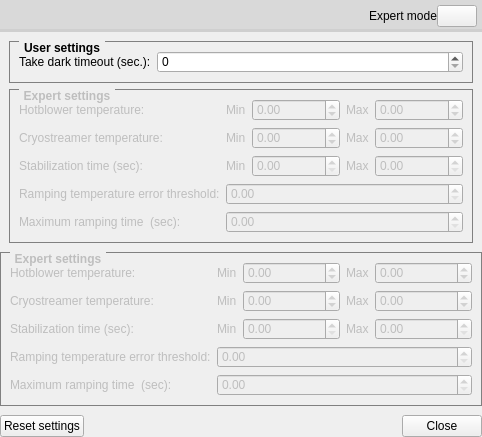
<?xml version="1.0" encoding="UTF-8"?>
<ui version="4.0">
 <class>Dialog</class>
 <widget class="QDialog" name="Dialog">
  <property name="geometry">
   <rect>
    <x>0</x>
    <y>0</y>
    <width>561</width>
    <height>475</height>
   </rect>
  </property>
  <property name="windowTitle">
   <string>Settings</string>
  </property>
  <layout class="QGridLayout" name="gridLayout">
   <property name="sizeConstraint">
    <enum>QLayout::SetFixedSize</enum>
   </property>
   <property name="margin">
    <number>0</number>
   </property>
   <property name="spacing">
    <number>0</number>
   </property>
   <item row="0" column="0">
    <widget class="QWidget" name="expert_mode_panel" native="true">
     <property name="styleSheet">
      <string notr="true">#expert_mode_panel {
	background:#d9d9d9;
    border-bottom: 3px solid #cfcfcf;
}</string>
     </property>
     <layout class="QGridLayout" name="gridLayout_9">
      <property name="horizontalSpacing">
       <number>0</number>
      </property>
      <property name="verticalSpacing">
       <number>5</number>
      </property>
      <property name="margin">
       <number>5</number>
      </property>
      <item row="0" column="2">
       <widget class="QPushButton" name="button_expert_mode">
        <property name="cursor">
         <cursorShape>PointingHandCursor</cursorShape>
        </property>
        <property name="focusPolicy">
         <enum>Qt::NoFocus</enum>
        </property>
        <property name="text">
         <string/>
        </property>
        <property name="icon">
         <iconset resource="macro_resources.qrc">
          <normaloff>:/Icons/icons/expert_mode.png</normaloff>:/Icons/icons/expert_mode.png</iconset>
        </property>
        <property name="checkable">
         <bool>true</bool>
        </property>
        <property name="checked">
         <bool>false</bool>
        </property>
       </widget>
      </item>
      <item row="0" column="1">
       <widget class="QLabel" name="label_3">
        <property name="text">
         <string>Expert mode</string>
        </property>
       </widget>
      </item>
      <item row="0" column="0">
       <spacer name="horizontalSpacer_3">
        <property name="orientation">
         <enum>Qt::Horizontal</enum>
        </property>
        <property name="sizeHint" stdset="0">
         <size>
          <width>40</width>
          <height>20</height>
         </size>
        </property>
       </spacer>
      </item>
     </layout>
    </widget>
   </item>
   <item row="1" column="0">
    <widget class="QStackedWidget" name="stackedWidget">
     <property name="sizePolicy">
      <sizepolicy hsizetype="Preferred" vsizetype="Preferred">
       <horstretch>0</horstretch>
       <verstretch>0</verstretch>
      </sizepolicy>
     </property>
     <property name="minimumSize">
      <size>
       <width>0</width>
       <height>60</height>
      </size>
     </property>
     <property name="currentIndex">
      <number>0</number>
     </property>
     <widget class="QWidget" name="page">
      <layout class="QGridLayout" name="gridLayout_2">
       <item row="0" column="0" colspan="2">
        <widget class="QGroupBox" name="groupBox">
         <property name="styleSheet">
          <string notr="true">QGroupBox {
    border: 1px solid gray;
    margin-top: 0.5em;
 font-weight:bold
}

QGroupBox::title {
    subcontrol-origin: margin;
    left: 10px;
    padding: 0 3px 0 3px;
 font-weight:bold
   
}</string>
         </property>
         <property name="title">
          <string>User settings</string>
         </property>
         <layout class="QFormLayout" name="formLayout">
          <property name="fieldGrowthPolicy">
           <enum>QFormLayout::AllNonFixedFieldsGrow</enum>
          </property>
          <item row="0" column="0">
           <widget class="QLabel" name="label">
            <property name="text">
             <string>Take dark timeout (sec.):</string>
            </property>
           </widget>
          </item>
          <item row="0" column="1">
           <widget class="QSpinBox" name="option_dark_timeout">
            <property name="minimum">
             <number>0</number>
            </property>
            <property name="maximum">
             <number>999999</number>
            </property>
           </widget>
          </item>
         </layout>
        </widget>
       </item>
       <item row="1" column="0" colspan="2">
        <widget class="QGroupBox" name="expert_settings">
         <property name="enabled">
          <bool>false</bool>
         </property>
         <property name="styleSheet">
          <string notr="true">QGroupBox {
    border: 1px solid gray;
    margin-top: 0.5em;
 font-weight:bold
}

QGroupBox::title {
    subcontrol-origin: margin;
    left: 10px;
    padding: 0 3px 0 3px;
 font-weight:bold
   
}</string>
         </property>
         <property name="title">
          <string>Expert settings</string>
         </property>
         <layout class="QFormLayout" name="formLayout_2">
          <property name="fieldGrowthPolicy">
           <enum>QFormLayout::AllNonFixedFieldsGrow</enum>
          </property>
          <item row="0" column="0">
           <widget class="QLabel" name="hotblower_label">
            <property name="text">
             <string>Hotblower temperature:</string>
            </property>
           </widget>
          </item>
          <item row="0" column="1">
           <widget class="QWidget" name="hotblower_settings" native="true">
            <layout class="QHBoxLayout" name="layout_5">
             <property name="margin">
              <number>0</number>
             </property>
             <item>
              <widget class="QLabel" name="label_15">
               <property name="sizePolicy">
                <sizepolicy hsizetype="Fixed" vsizetype="Preferred">
                 <horstretch>0</horstretch>
                 <verstretch>0</verstretch>
                </sizepolicy>
               </property>
               <property name="text">
                <string>Min</string>
               </property>
              </widget>
             </item>
             <item>
              <widget class="QDoubleSpinBox" name="hotblower_min">
               <property name="minimum">
                <double>-999999.000000000000000</double>
               </property>
               <property name="maximum">
                <double>999999.000000000000000</double>
               </property>
              </widget>
             </item>
             <item>
              <widget class="QLabel" name="label_16">
               <property name="sizePolicy">
                <sizepolicy hsizetype="Fixed" vsizetype="Preferred">
                 <horstretch>0</horstretch>
                 <verstretch>0</verstretch>
                </sizepolicy>
               </property>
               <property name="text">
                <string>Max</string>
               </property>
              </widget>
             </item>
             <item>
              <widget class="QDoubleSpinBox" name="hotblower_max">
               <property name="minimum">
                <double>-999999.000000000000000</double>
               </property>
               <property name="maximum">
                <double>999999.000000000000000</double>
               </property>
              </widget>
             </item>
            </layout>
           </widget>
          </item>
          <item row="1" column="0">
           <widget class="QLabel" name="cryostreamer_label">
            <property name="text">
             <string>Cryostreamer temperature:</string>
            </property>
           </widget>
          </item>
          <item row="1" column="1">
           <widget class="QWidget" name="cryostreamer_settings" native="true">
            <layout class="QHBoxLayout" name="layout_2">
             <property name="margin">
              <number>0</number>
             </property>
             <item>
              <widget class="QLabel" name="label_9">
               <property name="sizePolicy">
                <sizepolicy hsizetype="Fixed" vsizetype="Preferred">
                 <horstretch>0</horstretch>
                 <verstretch>0</verstretch>
                </sizepolicy>
               </property>
               <property name="text">
                <string>Min</string>
               </property>
              </widget>
             </item>
             <item>
              <widget class="QDoubleSpinBox" name="cryostreamer_min">
               <property name="minimum">
                <double>-999999.000000000000000</double>
               </property>
               <property name="maximum">
                <double>999999.000000000000000</double>
               </property>
              </widget>
             </item>
             <item>
              <widget class="QLabel" name="label_10">
               <property name="sizePolicy">
                <sizepolicy hsizetype="Fixed" vsizetype="Preferred">
                 <horstretch>0</horstretch>
                 <verstretch>0</verstretch>
                </sizepolicy>
               </property>
               <property name="text">
                <string>Max</string>
               </property>
              </widget>
             </item>
             <item>
              <widget class="QDoubleSpinBox" name="cryostreamer_max">
               <property name="minimum">
                <double>-999999.000000000000000</double>
               </property>
               <property name="maximum">
                <double>999999.000000000000000</double>
               </property>
              </widget>
             </item>
            </layout>
           </widget>
          </item>
          <item row="2" column="0">
           <widget class="QLabel" name="label_2">
            <property name="text">
             <string>Stabilization time (sec):</string>
            </property>
           </widget>
          </item>
          <item row="2" column="1">
           <widget class="QWidget" name="cryostreamer_settings_2" native="true">
            <layout class="QHBoxLayout" name="layout_4">
             <property name="margin">
              <number>0</number>
             </property>
             <item>
              <widget class="QLabel" name="label_13">
               <property name="sizePolicy">
                <sizepolicy hsizetype="Fixed" vsizetype="Preferred">
                 <horstretch>0</horstretch>
                 <verstretch>0</verstretch>
                </sizepolicy>
               </property>
               <property name="text">
                <string>Min</string>
               </property>
              </widget>
             </item>
             <item>
              <widget class="QDoubleSpinBox" name="stabilization_time_min">
               <property name="minimum">
                <double>0.000000000000000</double>
               </property>
               <property name="maximum">
                <double>999999.000000000000000</double>
               </property>
              </widget>
             </item>
             <item>
              <widget class="QLabel" name="label_14">
               <property name="sizePolicy">
                <sizepolicy hsizetype="Fixed" vsizetype="Preferred">
                 <horstretch>0</horstretch>
                 <verstretch>0</verstretch>
                </sizepolicy>
               </property>
               <property name="text">
                <string>Max</string>
               </property>
              </widget>
             </item>
             <item>
              <widget class="QDoubleSpinBox" name="stabilization_time_max">
               <property name="minimum">
                <double>0.000000000000000</double>
               </property>
               <property name="maximum">
                <double>999999.000000000000000</double>
               </property>
              </widget>
             </item>
            </layout>
           </widget>
          </item>
          <item row="3" column="0">
           <widget class="QLabel" name="label_7">
            <property name="text">
             <string>Ramping temperature error threshold:</string>
            </property>
           </widget>
          </item>
          <item row="3" column="1">
           <widget class="QDoubleSpinBox" name="ramping_threshold">
            <property name="minimum">
             <double>0.000000000000000</double>
            </property>
            <property name="maximum">
             <double>999999.000000000000000</double>
            </property>
           </widget>
          </item>
          <item row="4" column="0">
           <widget class="QLabel" name="label_6">
            <property name="text">
             <string>Maximum ramping time  (sec):</string>
            </property>
           </widget>
          </item>
          <item row="4" column="1">
           <widget class="QDoubleSpinBox" name="ramping_time_max">
            <property name="minimum">
             <double>0.000000000000000</double>
            </property>
            <property name="maximum">
             <double>999999.000000000000000</double>
            </property>
           </widget>
          </item>
         </layout>
        </widget>
       </item>
      </layout>
     </widget>
     <widget class="QWidget" name="page_2"/>
    </widget>
   </item>
   <item row="3" column="0">
    <spacer name="verticalSpacer">
     <property name="orientation">
      <enum>Qt::Vertical</enum>
     </property>
     <property name="sizeHint" stdset="0">
      <size>
       <width>0</width>
       <height>9</height>
      </size>
     </property>
    </spacer>
   </item>
   <item row="4" column="0">
    <layout class="QHBoxLayout" name="horizontalLayout">
     <item>
      <widget class="QPushButton" name="macro_button_reset">
       <property name="focusPolicy">
        <enum>Qt::NoFocus</enum>
       </property>
       <property name="styleSheet">
        <string notr="true"/>
       </property>
       <property name="text">
        <string>Reset settings</string>
       </property>
      </widget>
     </item>
     <item>
      <spacer name="horizontalSpacer">
       <property name="orientation">
        <enum>Qt::Horizontal</enum>
       </property>
       <property name="sizeHint" stdset="0">
        <size>
         <width>40</width>
         <height>20</height>
        </size>
       </property>
      </spacer>
     </item>
     <item>
      <widget class="QPushButton" name="macro_button_close">
       <property name="focusPolicy">
        <enum>Qt::NoFocus</enum>
       </property>
       <property name="text">
        <string>Close</string>
       </property>
      </widget>
     </item>
    </layout>
   </item>
   <item row="2" column="0">
    <widget class="QGroupBox" name="expert_settings_2">
     <property name="enabled">
      <bool>false</bool>
     </property>
     <property name="styleSheet">
      <string notr="true">QGroupBox {
    border: 1px solid gray;
    margin-top: 0.5em;
 font-weight:bold
}

QGroupBox::title {
    subcontrol-origin: margin;
    left: 10px;
    padding: 0 3px 0 3px;
 font-weight:bold
   
}</string>
     </property>
     <property name="title">
      <string>Expert settings</string>
     </property>
     <layout class="QFormLayout" name="formLayout_3">
      <property name="fieldGrowthPolicy">
       <enum>QFormLayout::AllNonFixedFieldsGrow</enum>
      </property>
      <item row="0" column="0">
       <widget class="QLabel" name="hotblower_label_2">
        <property name="text">
         <string>Hotblower temperature:</string>
        </property>
       </widget>
      </item>
      <item row="0" column="1">
       <widget class="QWidget" name="hotblower_settings_2" native="true">
        <layout class="QHBoxLayout" name="layout_6">
         <property name="margin">
          <number>0</number>
         </property>
         <item>
          <widget class="QLabel" name="label_17">
           <property name="sizePolicy">
            <sizepolicy hsizetype="Fixed" vsizetype="Preferred">
             <horstretch>0</horstretch>
             <verstretch>0</verstretch>
            </sizepolicy>
           </property>
           <property name="text">
            <string>Min</string>
           </property>
          </widget>
         </item>
         <item>
          <widget class="QDoubleSpinBox" name="hotblower_min_2">
           <property name="minimum">
            <double>-999999.000000000000000</double>
           </property>
           <property name="maximum">
            <double>999999.000000000000000</double>
           </property>
          </widget>
         </item>
         <item>
          <widget class="QLabel" name="label_18">
           <property name="sizePolicy">
            <sizepolicy hsizetype="Fixed" vsizetype="Preferred">
             <horstretch>0</horstretch>
             <verstretch>0</verstretch>
            </sizepolicy>
           </property>
           <property name="text">
            <string>Max</string>
           </property>
          </widget>
         </item>
         <item>
          <widget class="QDoubleSpinBox" name="hotblower_max_2">
           <property name="minimum">
            <double>-999999.000000000000000</double>
           </property>
           <property name="maximum">
            <double>999999.000000000000000</double>
           </property>
          </widget>
         </item>
        </layout>
       </widget>
      </item>
      <item row="1" column="0">
       <widget class="QLabel" name="cryostreamer_label_2">
        <property name="text">
         <string>Cryostreamer temperature:</string>
        </property>
       </widget>
      </item>
      <item row="1" column="1">
       <widget class="QWidget" name="cryostreamer_settings_3" native="true">
        <layout class="QHBoxLayout" name="layout_3">
         <property name="margin">
          <number>0</number>
         </property>
         <item>
          <widget class="QLabel" name="label_11">
           <property name="sizePolicy">
            <sizepolicy hsizetype="Fixed" vsizetype="Preferred">
             <horstretch>0</horstretch>
             <verstretch>0</verstretch>
            </sizepolicy>
           </property>
           <property name="text">
            <string>Min</string>
           </property>
          </widget>
         </item>
         <item>
          <widget class="QDoubleSpinBox" name="cryostreamer_min_2">
           <property name="minimum">
            <double>-999999.000000000000000</double>
           </property>
           <property name="maximum">
            <double>999999.000000000000000</double>
           </property>
          </widget>
         </item>
         <item>
          <widget class="QLabel" name="label_12">
           <property name="sizePolicy">
            <sizepolicy hsizetype="Fixed" vsizetype="Preferred">
             <horstretch>0</horstretch>
             <verstretch>0</verstretch>
            </sizepolicy>
           </property>
           <property name="text">
            <string>Max</string>
           </property>
          </widget>
         </item>
         <item>
          <widget class="QDoubleSpinBox" name="cryostreamer_max_2">
           <property name="minimum">
            <double>-999999.000000000000000</double>
           </property>
           <property name="maximum">
            <double>999999.000000000000000</double>
           </property>
          </widget>
         </item>
        </layout>
       </widget>
      </item>
      <item row="2" column="0">
       <widget class="QLabel" name="label_4">
        <property name="text">
         <string>Stabilization time (sec):</string>
        </property>
       </widget>
      </item>
      <item row="2" column="1">
       <widget class="QWidget" name="cryostreamer_settings_4" native="true">
        <layout class="QHBoxLayout" name="layout_7">
         <property name="margin">
          <number>0</number>
         </property>
         <item>
          <widget class="QLabel" name="label_19">
           <property name="sizePolicy">
            <sizepolicy hsizetype="Fixed" vsizetype="Preferred">
             <horstretch>0</horstretch>
             <verstretch>0</verstretch>
            </sizepolicy>
           </property>
           <property name="text">
            <string>Min</string>
           </property>
          </widget>
         </item>
         <item>
          <widget class="QDoubleSpinBox" name="stabilization_time_min_2">
           <property name="minimum">
            <double>0.000000000000000</double>
           </property>
           <property name="maximum">
            <double>999999.000000000000000</double>
           </property>
          </widget>
         </item>
         <item>
          <widget class="QLabel" name="label_20">
           <property name="sizePolicy">
            <sizepolicy hsizetype="Fixed" vsizetype="Preferred">
             <horstretch>0</horstretch>
             <verstretch>0</verstretch>
            </sizepolicy>
           </property>
           <property name="text">
            <string>Max</string>
           </property>
          </widget>
         </item>
         <item>
          <widget class="QDoubleSpinBox" name="stabilization_time_max_2">
           <property name="minimum">
            <double>0.000000000000000</double>
           </property>
           <property name="maximum">
            <double>999999.000000000000000</double>
           </property>
          </widget>
         </item>
        </layout>
       </widget>
      </item>
      <item row="3" column="0">
       <widget class="QLabel" name="label_8">
        <property name="text">
         <string>Ramping temperature error threshold:</string>
        </property>
       </widget>
      </item>
      <item row="3" column="1">
       <widget class="QDoubleSpinBox" name="ramping_threshold_2">
        <property name="minimum">
         <double>0.000000000000000</double>
        </property>
        <property name="maximum">
         <double>999999.000000000000000</double>
        </property>
       </widget>
      </item>
      <item row="4" column="0">
       <widget class="QLabel" name="label_21">
        <property name="text">
         <string>Maximum ramping time  (sec):</string>
        </property>
       </widget>
      </item>
      <item row="4" column="1">
       <widget class="QDoubleSpinBox" name="ramping_time_max_2">
        <property name="minimum">
         <double>0.000000000000000</double>
        </property>
        <property name="maximum">
         <double>999999.000000000000000</double>
        </property>
       </widget>
      </item>
     </layout>
    </widget>
   </item>
  </layout>
 </widget>
 <resources>
  <include location="macro_resources.qrc"/>
 </resources>
 <connections>
  <connection>
   <sender>macro_button_close</sender>
   <signal>clicked()</signal>
   <receiver>Dialog</receiver>
   <slot>close()</slot>
   <hints>
    <hint type="sourcelabel">
     <x>511</x>
     <y>330</y>
    </hint>
    <hint type="destinationlabel">
     <x>385</x>
     <y>237</y>
    </hint>
   </hints>
  </connection>
  <connection>
   <sender>button_expert_mode</sender>
   <signal>clicked(bool)</signal>
   <receiver>Dialog</receiver>
   <slot>action_set_expert_mode(bool)</slot>
   <hints>
    <hint type="sourcelabel">
     <x>527</x>
     <y>26</y>
    </hint>
    <hint type="destinationlabel">
     <x>310</x>
     <y>221</y>
    </hint>
   </hints>
  </connection>
  <connection>
   <sender>option_dark_timeout</sender>
   <signal>valueChanged(int)</signal>
   <receiver>Dialog</receiver>
   <slot>action_set_dark_timeout(int)</slot>
   <hints>
    <hint type="sourcelabel">
     <x>329</x>
     <y>77</y>
    </hint>
    <hint type="destinationlabel">
     <x>322</x>
     <y>0</y>
    </hint>
   </hints>
  </connection>
  <connection>
   <sender>cryostreamer_min</sender>
   <signal>valueChanged(double)</signal>
   <receiver>Dialog</receiver>
   <slot>action_set_cryostreamer_min(double)</slot>
   <hints>
    <hint type="sourcelabel">
     <x>307</x>
     <y>186</y>
    </hint>
    <hint type="destinationlabel">
     <x>349</x>
     <y>0</y>
    </hint>
   </hints>
  </connection>
  <connection>
   <sender>cryostreamer_max</sender>
   <signal>valueChanged(double)</signal>
   <receiver>Dialog</receiver>
   <slot>action_set_cryostreamer_max(double)</slot>
   <hints>
    <hint type="sourcelabel">
     <x>460</x>
     <y>180</y>
    </hint>
    <hint type="destinationlabel">
     <x>336</x>
     <y>0</y>
    </hint>
   </hints>
  </connection>
  <connection>
   <sender>macro_button_reset</sender>
   <signal>clicked()</signal>
   <receiver>Dialog</receiver>
   <slot>action_reset_settings()</slot>
   <hints>
    <hint type="sourcelabel">
     <x>47</x>
     <y>329</y>
    </hint>
    <hint type="destinationlabel">
     <x>331</x>
     <y>226</y>
    </hint>
   </hints>
  </connection>
  <connection>
   <sender>ramping_threshold</sender>
   <signal>valueChanged(double)</signal>
   <receiver>Dialog</receiver>
   <slot>action_set_ramping_threshold()</slot>
   <hints>
    <hint type="sourcelabel">
     <x>281</x>
     <y>233</y>
    </hint>
    <hint type="destinationlabel">
     <x>201</x>
     <y>338</y>
    </hint>
   </hints>
  </connection>
  <connection>
   <sender>stabilization_time_min</sender>
   <signal>valueChanged(double)</signal>
   <receiver>Dialog</receiver>
   <slot>action_set_tabilization_min()</slot>
   <hints>
    <hint type="sourcelabel">
     <x>356</x>
     <y>214</y>
    </hint>
    <hint type="destinationlabel">
     <x>321</x>
     <y>338</y>
    </hint>
   </hints>
  </connection>
  <connection>
   <sender>stabilization_time_max</sender>
   <signal>valueChanged(double)</signal>
   <receiver>Dialog</receiver>
   <slot>action_set_stabilization_max()</slot>
   <hints>
    <hint type="sourcelabel">
     <x>523</x>
     <y>208</y>
    </hint>
    <hint type="destinationlabel">
     <x>365</x>
     <y>338</y>
    </hint>
   </hints>
  </connection>
  <connection>
   <sender>ramping_time_max</sender>
   <signal>valueChanged(double)</signal>
   <receiver>Dialog</receiver>
   <slot>action_set_ramping_max()</slot>
   <hints>
    <hint type="sourcelabel">
     <x>411</x>
     <y>273</y>
    </hint>
    <hint type="destinationlabel">
     <x>409</x>
     <y>338</y>
    </hint>
   </hints>
  </connection>
  <connection>
   <sender>hotblower_min</sender>
   <signal>valueChanged(double)</signal>
   <receiver>Dialog</receiver>
   <slot>action_set_hotblower_min(double)</slot>
   <hints>
    <hint type="sourcelabel">
     <x>384</x>
     <y>147</y>
    </hint>
    <hint type="destinationlabel">
     <x>437</x>
     <y>323</y>
    </hint>
   </hints>
  </connection>
  <connection>
   <sender>hotblower_max</sender>
   <signal>valueChanged(double)</signal>
   <receiver>Dialog</receiver>
   <slot>action_set_hotblower_max(double)</slot>
   <hints>
    <hint type="sourcelabel">
     <x>490</x>
     <y>148</y>
    </hint>
    <hint type="destinationlabel">
     <x>369</x>
     <y>307</y>
    </hint>
   </hints>
  </connection>
 </connections>
 <slots>
  <slot>action_set_expert_mode(bool)</slot>
  <slot>action_set_dark_timeout(int)</slot>
  <slot>action_set_cryostreamer_min(double)</slot>
  <slot>action_set_cryostreamer_max(double)</slot>
  <slot>action_set_hotblower_min(double)</slot>
  <slot>action_set_hotblower_max(double)</slot>
  <slot>action_reset_settings()</slot>
  <slot>action_set_ramping_threshold()</slot>
  <slot>action_set_tabilization_min()</slot>
  <slot>action_set_stabilization_max()</slot>
  <slot>action_set_ramping_max()</slot>
 </slots>
</ui>
